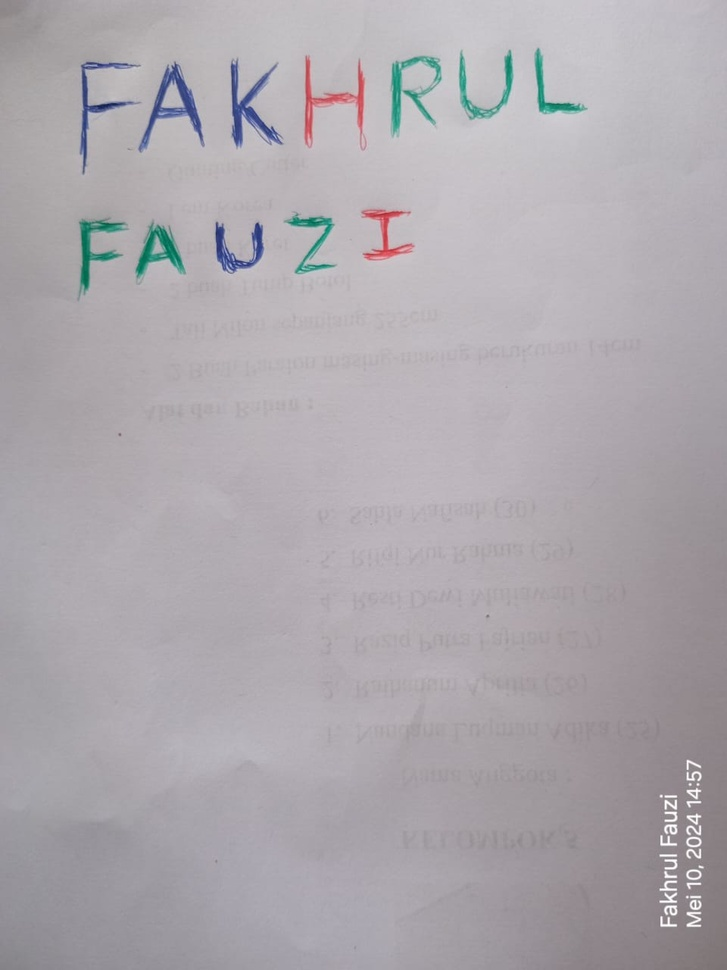
#> input picture uts_name.jpeg, 727 x 970 px, shrunk from 960 x 1280 before the run
$ jupyter execute UTS_Pengolahan_Citra.ipynb
#> lines starting #> are read from the running program, lines starting #| are printed output that depends on the picture; after the words box and inside, x2 and y2 are one past the last pixel; in counts of white or black regions, pixels touching at a corner belong together
<a href="https://colab.research.google.com/github/FFNT/PCD_UTS_202231123_2024_ITPLN/blob/main/UTS_Pengolahan_Citra.ipynb" target="_parent"></a>

# 1. Membuat Library

[cell 1]
import cv2
import matplotlib.pyplot as plt
import numpy as np

# 2. Membaca gambar

[cell 2]
img = cv2.imread('uts_name.jpeg')
#> img is the input picture: shape (970, 727, 3); mean B, G, R 174, 168.5, 173.2

[cell 3]
plt.imshow(img)

# 3. Mengubah format gambar

[cell 4]
img = cv2.cvtColor(img, cv2.COLOR_BGR2RGB)

[cell 5]
plt.imshow(img, cmap='gray')

# 4. Pemurnian Warna

[cell 6]
[baris, kolom] = img.shape[:2]
#> baris = 970; kolom = 727

[cell 7]
# Pada kode dibawah dilakukan pemurnian warna dengan mencari elemen warna (R/G/B) dengan intensitas tertinggi, dan warna dengan intensitas kedua tertinggi
# kemudian melakukan pembandingan keduanya dengan mencari selisih antar keduanya dan kemudian menghitung apakah mereka lebih besar dari 10 (kemungkinan bukan putih)
# atau kurang dari 10 (kemungkinan putih), dan apabila warna piksel kemungkinan bukan putih (>10) maka warna-warna lain (selain warna dengan intensitas maksimum)
# akan menjadi 0 (sehingga piksel menjadi warna yang murni R/G/B)

for x in range(baris):
    for y in range(kolom):
        max1=0
        max2=0
        for z in range(3):
            if(max1==0):
                max1=img[x,y,z]
                imax1=z
            elif(max1<img[x,y,z]):
                max2 = max1
                imax2 = imax1

                max1=img[x,y,z]
                imax1=z
            elif(max2<img[x,y,z]):
                max2=img[x,y,z]
                imax2=z
        if((img[x,y,imax1]-img[x,y,imax2])>10):
            for z in range(3):
                if(z!=imax1):
                    img[x,y,z]=0
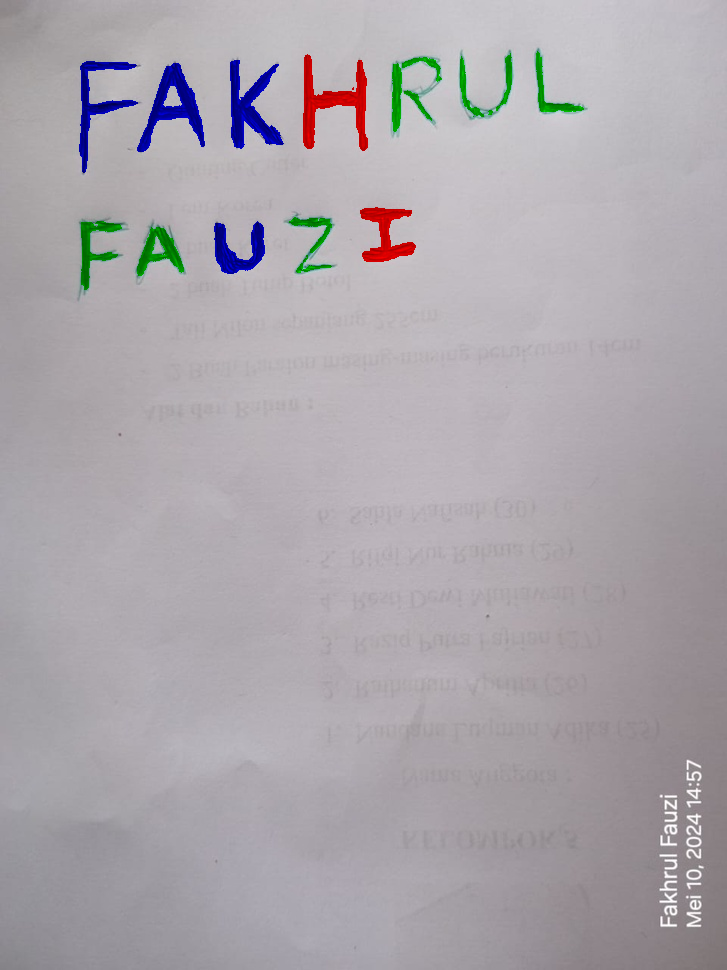
#> img: shape (970, 727, 3); mean R, G, B 171.7, 166.6, 172.4
#> after the loop, imax1 = 0; imax2 = 2

# 5. Deteksi Warna Pada Citra (Soal 1)

[cell 8]
fig, axs = plt.subplots(4,2, figsize=(10,15))

axs[0,0].imshow(img, cmap='gray')
axs[0,0].set_title('RGB')
axs[0,1].hist(img.ravel(), 256, [0, 256])


axs[1,0].imshow(img[:,:,0], cmap='gray')
axs[1,0].set_title('RED')
axs[1,1].hist(img[:,:,0].ravel(), 256, [0,256])

axs[2,0].imshow(img[:,:,1], cmap='gray')
axs[2,0].set_title('GREEN')
axs[2,1].hist(img[:,:,1].ravel(), 256, [0,256])

axs[3,0].imshow(img[:,:,2], cmap='gray')
axs[3,0].set_title('BLUE')
axs[3,1].hist(img[:,:,2].ravel(), 256, [0,256])

plt.show()
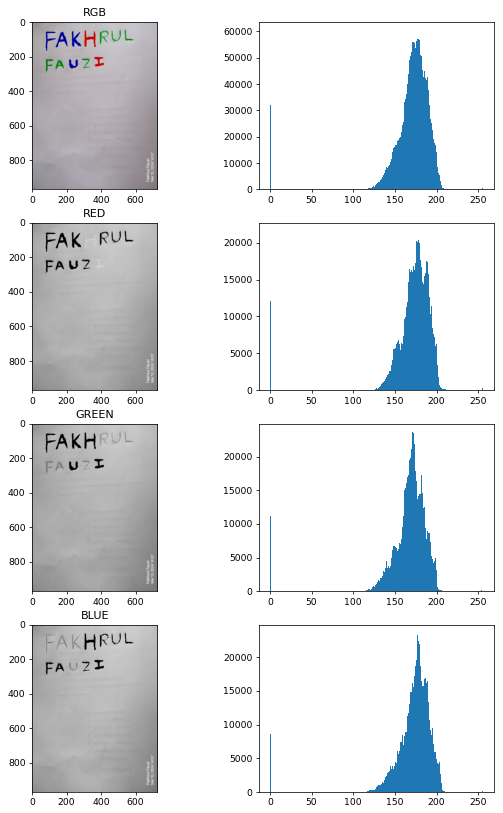
#> figure drawn by matplotlib, 8 panels; panel 2: tallest bar 60508 high, from x = 176 to 177; panel 4: tallest bar 21597 high, from x = 176 to 177; panel 6: tallest bar 23735 high, from x = 171 to 172; panel 8: tallest bar 23671 high, from x = 176 to 177

# 6. Ambang Batas (Soal 2)

[cell 9]
gray = cv2.cvtColor(img, cv2.COLOR_RGB2GRAY)
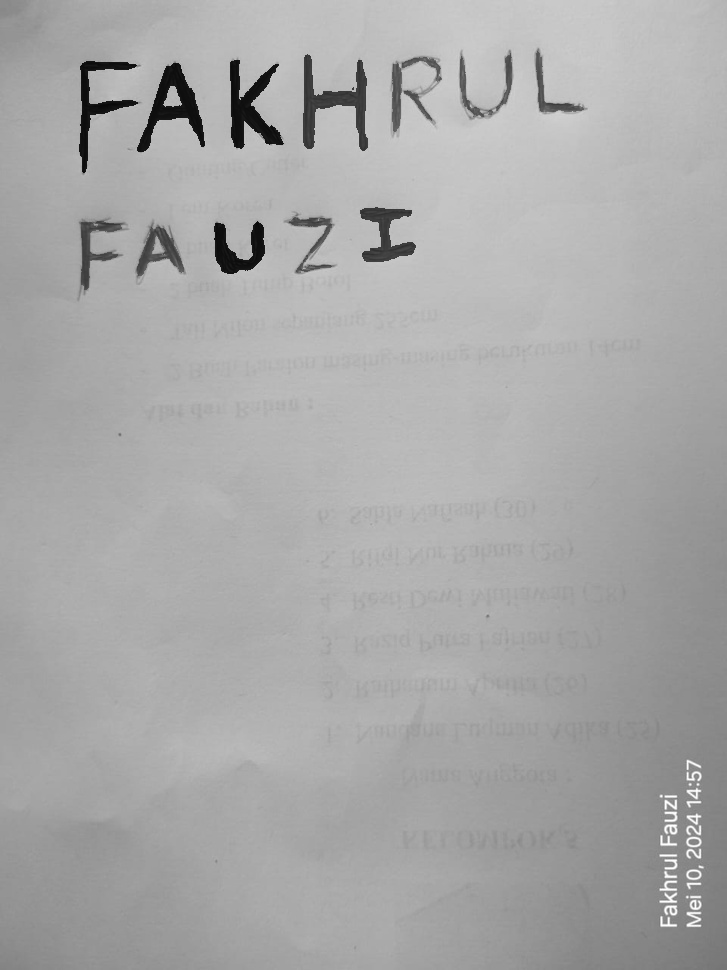
#> gray: shape (970, 727); min 8, max 254, mean 168.7
fig, axs = plt.subplots(2, 2, figsize=(10,10))

(thresh, binary1) = cv2.threshold(gray, 0, 255, cv2.THRESH_BINARY)
#> binary1: shape (970, 727); every value is 255
axs[0,0].imshow(binary1, cmap='gray')
axs[0,0].set_title('NONE')

(thresh, binary2) = cv2.threshold(gray, 30, 255, cv2.THRESH_BINARY)
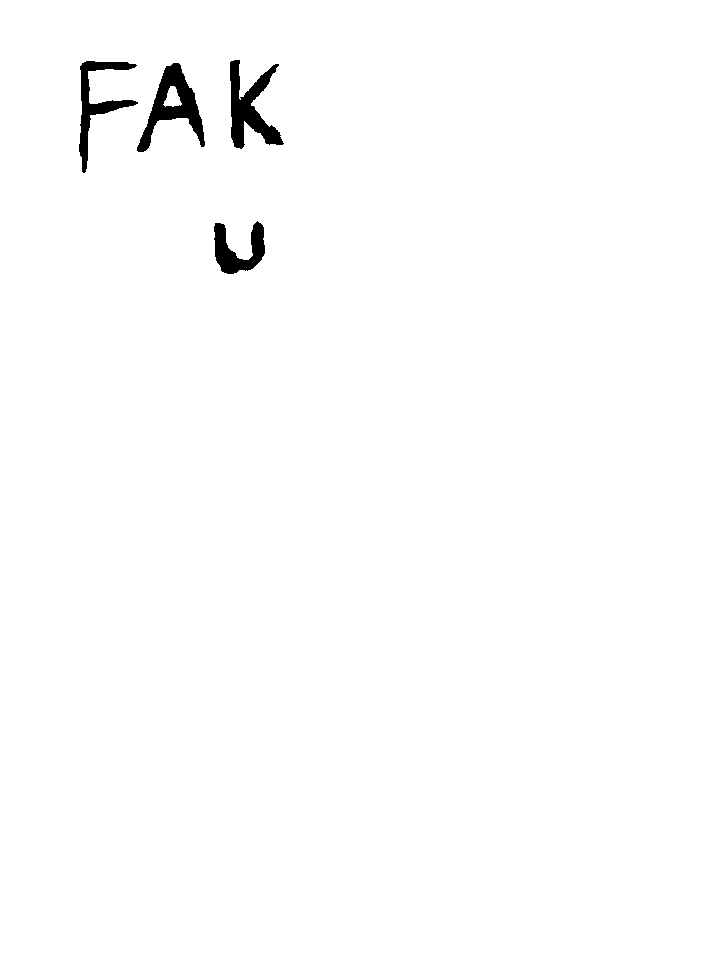
#> binary2: shape (970, 727); 99% white; 4 black regions, box (x1, y1, x2, y2) and area: (137, 63, 205, 152) 2164, (230, 60, 284, 149) 2105, (79, 61, 138, 173) 1629, (214, 221, 265, 274) 1397
axs[0,1].imshow(binary2, cmap='binary')
axs[0,1].set_title('BLUE')

(thresh, binary3) = cv2.threshold(gray, 60, 255, cv2.THRESH_BINARY)
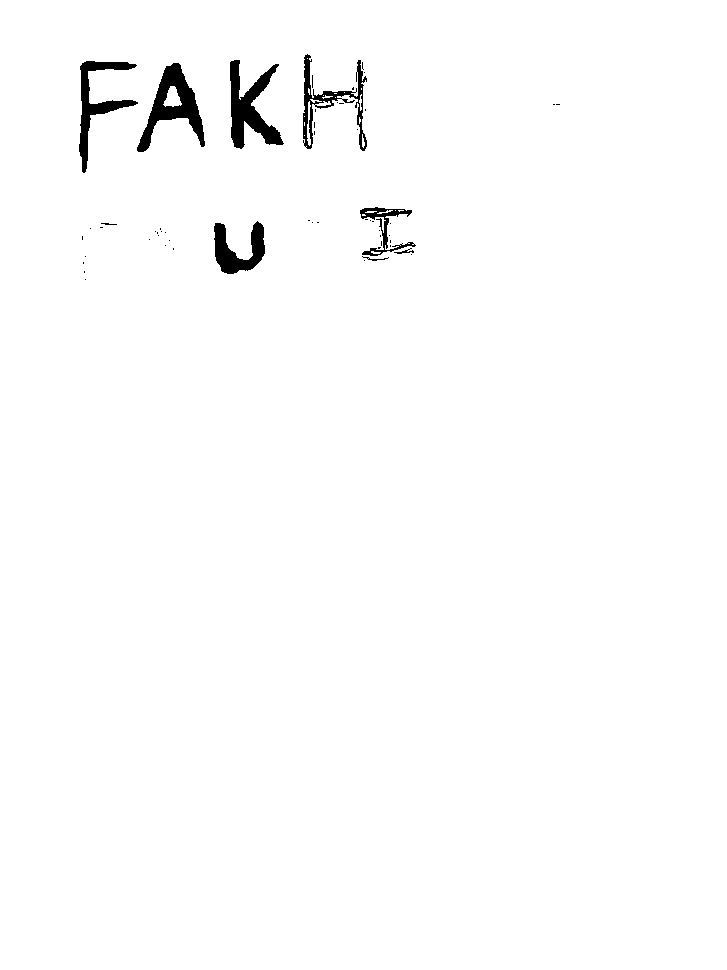
#> binary3: shape (970, 727); 98.6% white; 55 black regions (46 under 20 px), largest, box (x1, y1, x2, y2) and area: (137, 63, 205, 152) 2164, (230, 60, 284, 149) 2105, (79, 61, 138, 173) 1629
axs[1,0].imshow(binary3, cmap='binary')
axs[1,0].set_title('RED-BLUE')

(thresh, binary4) = cv2.threshold(gray, 90, 255, cv2.THRESH_BINARY)
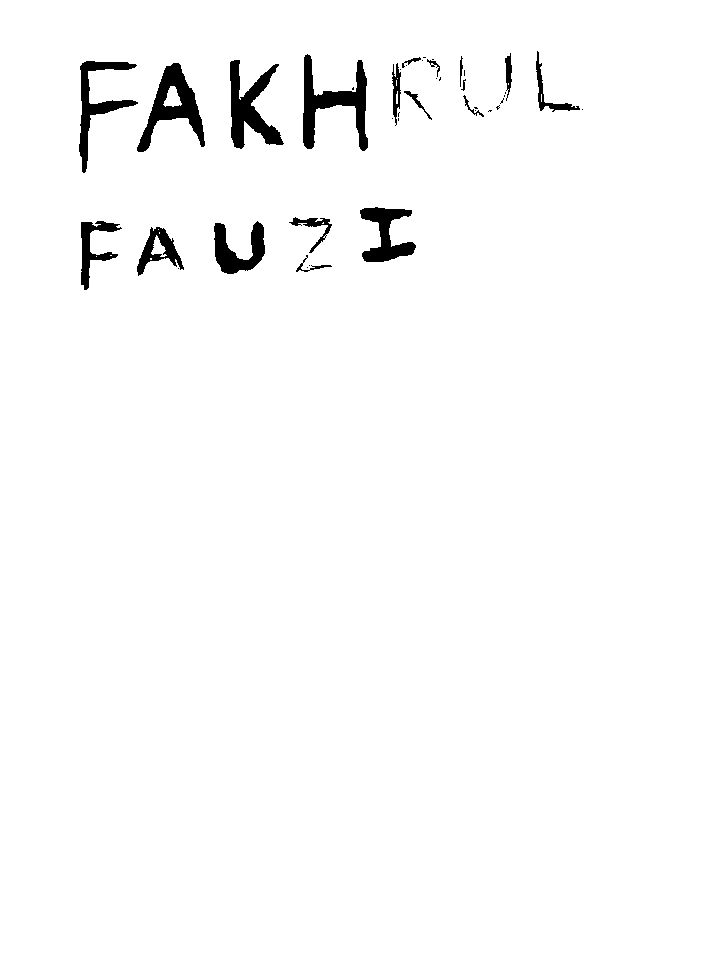
#> binary4: shape (970, 727); 97.9% white; 42 black regions (23 under 20 px), largest, box (x1, y1, x2, y2) and area: (303, 54, 368, 151) 2343, (137, 63, 205, 152) 2164, (230, 60, 284, 149) 2105
axs[1,1].imshow(binary4, cmap='binary')
axs[1,1].set_title('RED-GREEN-BLUE')

plt.show()
